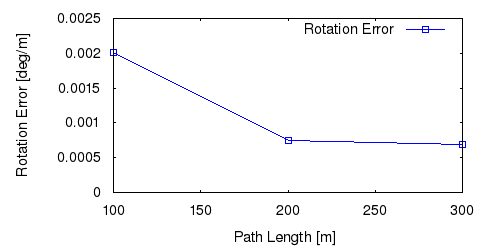

Here is the gnuplot script that generated this plot:
set term postscript eps enhanced color
set output "15_rl.eps"
set size ratio 0.5
set yrange [0:*]
set xlabel "Path Length [m]"
set ylabel "Rotation Error [deg/m]"
plot "15_rl.txt" using 1:($2*57.3) title 'Rotation Error' lc rgb "#0000FF" pt 4 w linespoints
